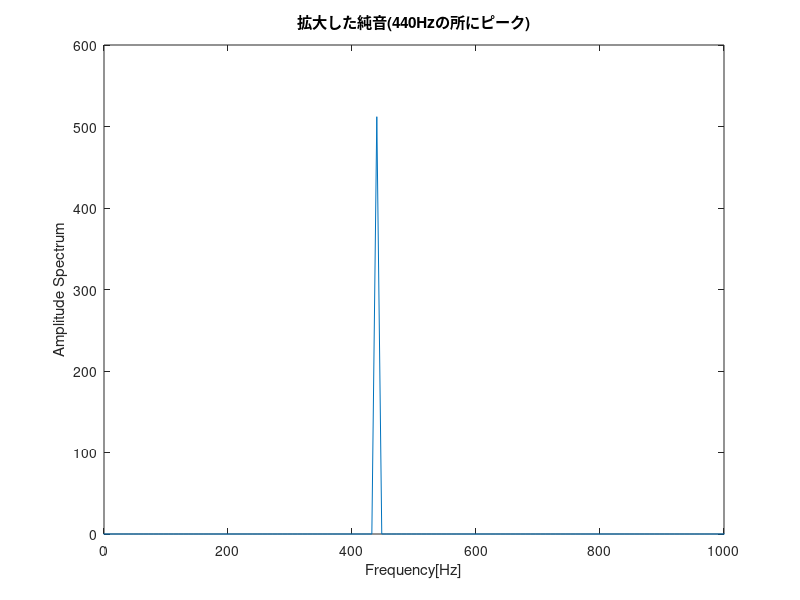
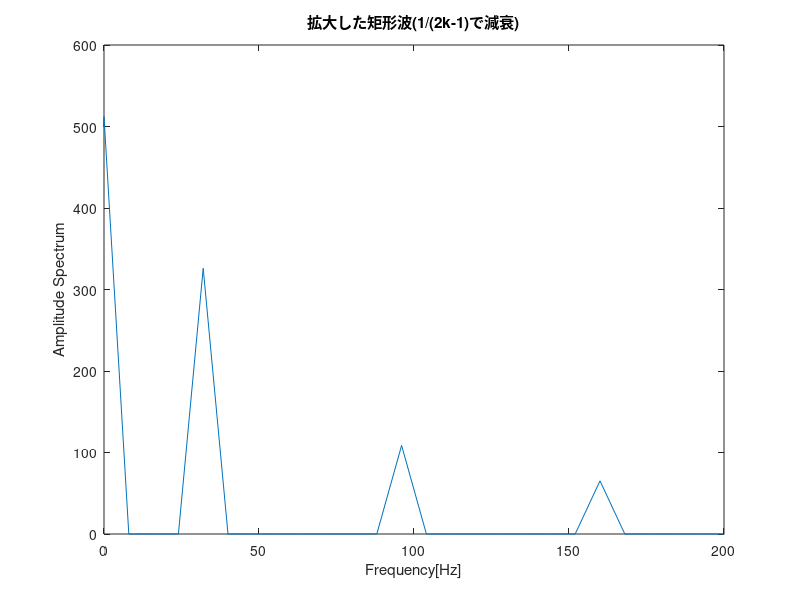
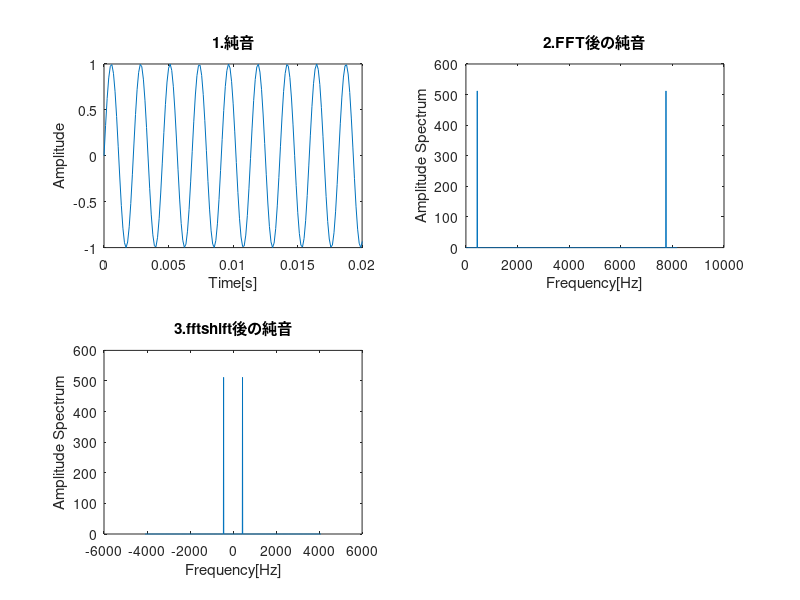
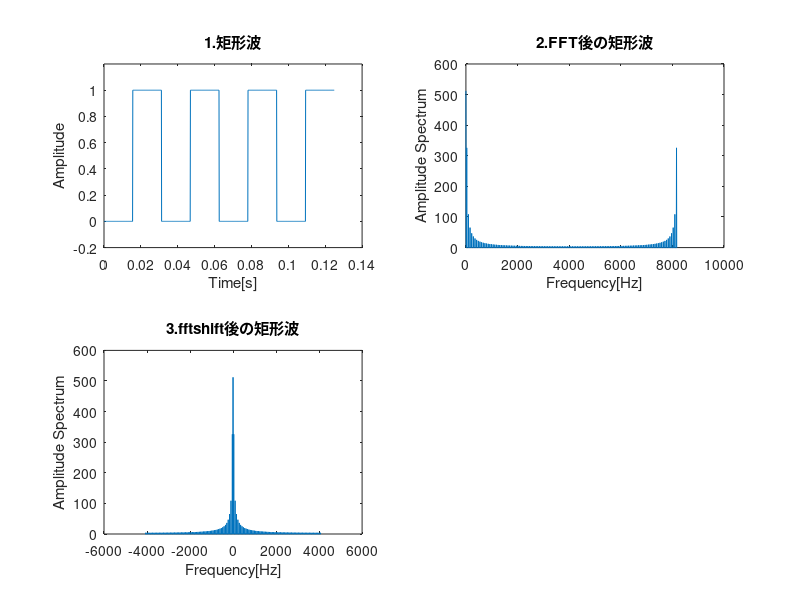

Write the MATLAB code that produced these figures, in order.
clear;

%純音の周波数解析

Fs=8192;            
f=440;               
t=[0:Fs-1]/Fs; 
t2=[0:Fs/8-1]/Fs;

f2=[0:8:8191];       %周波数軸の設定1(仮)
f3=[-Fs/2:8:Fs/2-8]; %サンプリング定理より周波数軸の設定2

y=sin(2*pi*f*t);    
y1=y(1:1024);        %純音の1024点の取り出し
Y=fft(y1);           %fftする
Y=abs(Y);            %絶対値をとる

Yshift=fftshift(Y);  %正と負の順番の入れ替え

sound(y,Fs);        

figure;

plot(f3,Yshift);
axis([0 1000,0 600]);
xlabel('Frequency[Hz]');
ylabel('Amplitude Spectrum');
title('拡大した純音(440Hzの所にピーク)');

%矩形波の周波数解析

x=zeros(1,128);  %128点で0
x1=ones(1,128);  %128点で1
x2=[x x1];
x3=[x2 x2 x2 x2];  %128点で0,128点で1を4回繰り返す矩形波

X=fft(x3);
X=abs(X);         
Xshift=fftshift(X); 

figure;

plot(f3,Xshift);
axis([0 200,0 600]);
xlabel('Frequency[Hz]');
ylabel('Amplitude Spectrum');
title('拡大した矩形波(1/(2k-1)で減衰)');


%%%%%%%%%%%%%%%%%%%%%レポート用のグラフ%%%%%%%%%%%%%%%%%%%%%


%正弦波のグラフ
figure;

subplot(2,2,1);
plot(t,y);
axis([0 0.02,-1 1]);
xlabel('Time[s]');
ylabel('Amplitude');
title('1.純音');

subplot(2,2,2);
plot(f2,Y);
xlabel('Frequency[Hz]');
ylabel('Amplitude Spectrum');
title('2.FFT後の純音');

subplot(2,2,3);
plot(f3,Yshift);
xlabel('Frequency[Hz]');
ylabel('Amplitude Spectrum');
title('3.fftshift後の純音');

%subplot(2,2,4);
%plot(f3,Yshift);
%axis([0 1000,0 600]);
%xlabel('Frequency[Hz]');
%ylabel('Amplitude Spectrum');
%title('4.拡大した純音');




%矩形波のグラフ
figure;

subplot(2,2,1);
plot(t2,x3);
axis([0 0.14,-0.2 1.2]);
xlabel('Time[s]');
ylabel('Amplitude');
title('1.矩形波');

subplot(2,2,2);
plot(f2,X);
xlabel('Frequency[Hz]');
ylabel('Amplitude Spectrum');
title('2.FFT後の矩形波');

subplot(2,2,3);
plot(f3,Xshift);
xlabel('Frequency[Hz]');
ylabel('Amplitude Spectrum');
title('3.fftshift後の矩形波');

%subplot(2,2,4);
%plot(f3,Xshift);
%axis([0 200,0 600]);
%xlabel('Frequency[Hz]');
%ylabel('Amplitude Spectrum');
%title('4.矩形波の周波数解析');
